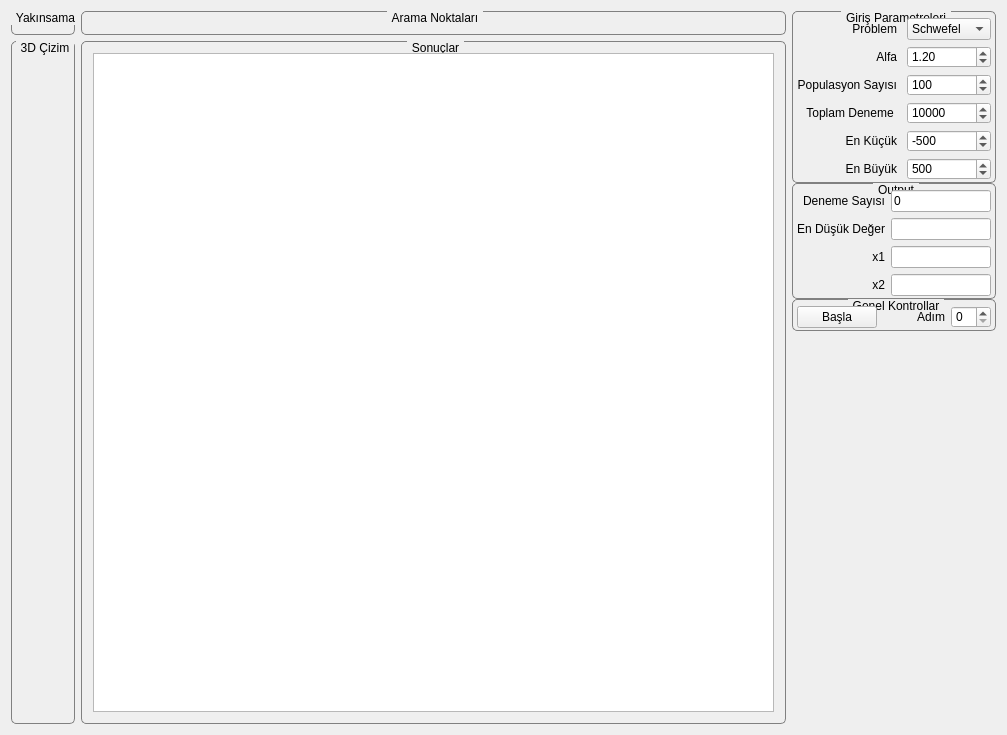
<?xml version="1.0" encoding="UTF-8"?>
<ui version="4.0">
 <class>MainWindow</class>
 <widget class="QMainWindow" name="MainWindow">
  <property name="geometry">
   <rect>
    <x>0</x>
    <y>0</y>
    <width>1007</width>
    <height>735</height>
   </rect>
  </property>
  <property name="windowTitle">
   <string>Genetik Algoritma</string>
  </property>
  <widget class="QWidget" name="centralWidget">
   <layout class="QHBoxLayout" name="horizontalLayout">
    <item>
     <layout class="QGridLayout" name="gridLayout_5">
      <item row="0" column="0">
       <widget class="QGroupBox" name="groupBox_convergence">
        <property name="styleSheet">
         <string> QGroupBox {
     background-color: qlineargradient(x1: 0, y1: 0, x2: 0, y2: 1,
                                       stop: 0 #EEEEEE, stop: 1 #AAAAAA);
     border: 1px solid gray;
     border-radius: 5px;
     margin-top: 1ex; /* leave space at the top for the title */
 }

 QGroupBox::title {
     subcontrol-origin: margin;
     subcontrol-position: top center; /* position at the top center */
  padding: 0 3px;
 }</string>
        </property>
        <property name="title">
         <string>Yakınsama</string>
        </property>
        <layout class="QVBoxLayout" name="verticalLayout_5">
         <item>
          <widget class="QwtPlot" name="qwtPlot"/>
         </item>
        </layout>
       </widget>
      </item>
      <item row="1" column="0">
       <widget class="QGroupBox" name="groupBox_5">
        <property name="styleSheet">
         <string> QGroupBox {
     background-color: qlineargradient(x1: 0, y1: 0, x2: 0, y2: 1,
                                       stop: 0 #EEEEEE, stop: 1 #E0AA00);
     border: 1px solid gray;
     border-radius: 5px;
     margin-top: 1ex; /* leave space at the top for the title */
 }

 QGroupBox::title {
     subcontrol-origin: margin;
     subcontrol-position: top center; /* position at the top center */
  padding: 0 3px;
 }</string>
        </property>
        <property name="title">
         <string>3D Çizim</string>
        </property>
        <layout class="QVBoxLayout" name="verticalLayout_8">
         <item>
          <layout class="QVBoxLayout" name="verticalLayout_plot3d"/>
         </item>
        </layout>
       </widget>
      </item>
      <item row="0" column="1">
       <widget class="QGroupBox" name="groupBox_6">
        <property name="styleSheet">
         <string> QGroupBox {
     background-color: qlineargradient(x1: 0, y1: 0, x2: 0, y2: 1,
                                       stop: 0 #FFFFFF, stop: 1 #00FF00);
     border: 1px solid gray;
     border-radius: 5px;
     margin-top: 1ex; /* leave space at the top for the title */
 }

 QGroupBox::title {
     subcontrol-origin: margin;
     subcontrol-position: top center; /* position at the top center */
  padding: 0 3px;
 }</string>
        </property>
        <property name="title">
         <string>Arama Noktaları</string>
        </property>
        <layout class="QVBoxLayout" name="verticalLayout_6">
         <item>
          <widget class="QwtPlot" name="qwtPlot_search"/>
         </item>
        </layout>
       </widget>
      </item>
      <item row="1" column="1">
       <widget class="QGroupBox" name="groupBox_7">
        <property name="styleSheet">
         <string> QGroupBox {
     background-color: qlineargradient(x1: 0, y1: 0, x2: 0, y2: 1,
                                       stop: 0 #EEEEEE, stop: 1 #AAAAE0);
     border: 1px solid gray;
     border-radius: 5px;
     margin-top: 1ex; /* leave space at the top for the title */
 }

 QGroupBox::title {
     subcontrol-origin: margin;
     subcontrol-position: top center; /* position at the top center */
  padding: 0 3px;
 }</string>
        </property>
        <property name="title">
         <string>Sonuçlar</string>
        </property>
        <layout class="QVBoxLayout" name="verticalLayout_7">
         <item>
          <widget class="QListWidget" name="listWidget_results"/>
         </item>
        </layout>
       </widget>
      </item>
     </layout>
    </item>
    <item>
     <layout class="QVBoxLayout" name="verticalLayout">
      <property name="spacing">
       <number>0</number>
      </property>
      <item>
       <layout class="QGridLayout" name="gridLayout"/>
      </item>
      <item>
       <widget class="QGroupBox" name="groupBox_2">
        <property name="sizePolicy">
         <sizepolicy hsizetype="Minimum" vsizetype="Preferred">
          <horstretch>0</horstretch>
          <verstretch>0</verstretch>
         </sizepolicy>
        </property>
        <property name="font">
         <font>
          <pointsize>9</pointsize>
          <kerning>true</kerning>
         </font>
        </property>
        <property name="styleSheet">
         <string> QGroupBox {
     background-color: qlineargradient(x1: 0, y1: 0, x2: 0, y2: 1,
                                       stop: 0 #AAE0E0, stop: 1 #FFFFFF);
     border: 1px solid gray;
     border-radius: 5px;
     margin-top: 1ex; /* leave space at the top for the title */
 }

 QGroupBox::title {
     subcontrol-origin: margin;
     subcontrol-position: top center; /* position at the top center */
  padding: 0 3px;
 }</string>
        </property>
        <property name="title">
         <string>Giriş Parametreleri</string>
        </property>
        <layout class="QVBoxLayout" name="verticalLayout_3">
         <property name="spacing">
          <number>3</number>
         </property>
         <property name="leftMargin">
          <number>4</number>
         </property>
         <property name="topMargin">
          <number>6</number>
         </property>
         <property name="rightMargin">
          <number>4</number>
         </property>
         <property name="bottomMargin">
          <number>2</number>
         </property>
         <item>
          <layout class="QGridLayout" name="gridLayout_3">
           <property name="horizontalSpacing">
            <number>10</number>
           </property>
           <item row="3" column="0">
            <widget class="QLabel" name="label_8">
             <property name="sizePolicy">
              <sizepolicy hsizetype="Minimum" vsizetype="Preferred">
               <horstretch>0</horstretch>
               <verstretch>0</verstretch>
              </sizepolicy>
             </property>
             <property name="font">
              <font>
               <pointsize>9</pointsize>
              </font>
             </property>
             <property name="text">
              <string>Toplam Deneme </string>
             </property>
             <property name="alignment">
              <set>Qt::AlignRight|Qt::AlignTrailing|Qt::AlignVCenter</set>
             </property>
            </widget>
           </item>
           <item row="3" column="1">
            <widget class="QSpinBox" name="spinBox_niter">
             <property name="font">
              <font>
               <pointsize>9</pointsize>
              </font>
             </property>
             <property name="minimum">
              <number>1000</number>
             </property>
             <property name="maximum">
              <number>20000</number>
             </property>
             <property name="singleStep">
              <number>1000</number>
             </property>
             <property name="value">
              <number>10000</number>
             </property>
            </widget>
           </item>
           <item row="2" column="0">
            <widget class="QLabel" name="label_7">
             <property name="sizePolicy">
              <sizepolicy hsizetype="Minimum" vsizetype="Preferred">
               <horstretch>0</horstretch>
               <verstretch>0</verstretch>
              </sizepolicy>
             </property>
             <property name="font">
              <font>
               <pointsize>9</pointsize>
              </font>
             </property>
             <property name="text">
              <string>Populasyon Sayısı</string>
             </property>
             <property name="alignment">
              <set>Qt::AlignRight|Qt::AlignTrailing|Qt::AlignVCenter</set>
             </property>
            </widget>
           </item>
           <item row="2" column="1">
            <widget class="QSpinBox" name="spinBox_npopul">
             <property name="font">
              <font>
               <pointsize>9</pointsize>
              </font>
             </property>
             <property name="minimum">
              <number>10</number>
             </property>
             <property name="maximum">
              <number>300</number>
             </property>
             <property name="singleStep">
              <number>20</number>
             </property>
             <property name="value">
              <number>100</number>
             </property>
            </widget>
           </item>
           <item row="1" column="0">
            <widget class="QLabel" name="label_6">
             <property name="sizePolicy">
              <sizepolicy hsizetype="Minimum" vsizetype="Preferred">
               <horstretch>0</horstretch>
               <verstretch>0</verstretch>
              </sizepolicy>
             </property>
             <property name="font">
              <font>
               <pointsize>9</pointsize>
              </font>
             </property>
             <property name="text">
              <string>Alfa</string>
             </property>
             <property name="alignment">
              <set>Qt::AlignRight|Qt::AlignTrailing|Qt::AlignVCenter</set>
             </property>
            </widget>
           </item>
           <item row="1" column="1">
            <widget class="QDoubleSpinBox" name="doubleSpinBox_alfa">
             <property name="font">
              <font>
               <pointsize>9</pointsize>
              </font>
             </property>
             <property name="decimals">
              <number>2</number>
             </property>
             <property name="minimum">
              <double>0.100000000000000</double>
             </property>
             <property name="maximum">
              <double>3.000000000000000</double>
             </property>
             <property name="singleStep">
              <double>0.100000000000000</double>
             </property>
             <property name="value">
              <double>1.200000000000000</double>
             </property>
            </widget>
           </item>
           <item row="0" column="0">
            <widget class="QLabel" name="label_5">
             <property name="sizePolicy">
              <sizepolicy hsizetype="Minimum" vsizetype="Preferred">
               <horstretch>0</horstretch>
               <verstretch>0</verstretch>
              </sizepolicy>
             </property>
             <property name="font">
              <font>
               <pointsize>9</pointsize>
              </font>
             </property>
             <property name="text">
              <string>Problem</string>
             </property>
             <property name="alignment">
              <set>Qt::AlignRight|Qt::AlignTrailing|Qt::AlignVCenter</set>
             </property>
            </widget>
           </item>
           <item row="0" column="1">
            <widget class="QComboBox" name="comboBox">
             <property name="sizePolicy">
              <sizepolicy hsizetype="Minimum" vsizetype="Fixed">
               <horstretch>0</horstretch>
               <verstretch>0</verstretch>
              </sizepolicy>
             </property>
             <property name="maximumSize">
              <size>
               <width>100</width>
               <height>16777215</height>
              </size>
             </property>
             <property name="font">
              <font>
               <pointsize>9</pointsize>
              </font>
             </property>
             <item>
              <property name="text">
               <string>Schwefel</string>
              </property>
             </item>
             <item>
              <property name="text">
               <string>Rastrigin</string>
              </property>
             </item>
             <item>
              <property name="text">
               <string>De Jong</string>
              </property>
             </item>
             <item>
              <property name="text">
               <string>Griewank</string>
              </property>
             </item>
            </widget>
           </item>
           <item row="4" column="0">
            <widget class="QLabel" name="label_9">
             <property name="text">
              <string>En Küçük</string>
             </property>
             <property name="alignment">
              <set>Qt::AlignRight|Qt::AlignTrailing|Qt::AlignVCenter</set>
             </property>
            </widget>
           </item>
           <item row="5" column="0">
            <widget class="QLabel" name="label_10">
             <property name="text">
              <string>En Büyük</string>
             </property>
             <property name="alignment">
              <set>Qt::AlignRight|Qt::AlignTrailing|Qt::AlignVCenter</set>
             </property>
            </widget>
           </item>
           <item row="4" column="1">
            <widget class="QSpinBox" name="spinBox_min">
             <property name="maximumSize">
              <size>
               <width>100</width>
               <height>16777215</height>
              </size>
             </property>
             <property name="minimum">
              <number>-1000</number>
             </property>
             <property name="maximum">
              <number>1000</number>
             </property>
             <property name="singleStep">
              <number>10</number>
             </property>
             <property name="value">
              <number>-500</number>
             </property>
            </widget>
           </item>
           <item row="5" column="1">
            <widget class="QSpinBox" name="spinBox_max">
             <property name="maximumSize">
              <size>
               <width>100</width>
               <height>16777215</height>
              </size>
             </property>
             <property name="minimum">
              <number>-1000</number>
             </property>
             <property name="maximum">
              <number>1000</number>
             </property>
             <property name="singleStep">
              <number>10</number>
             </property>
             <property name="value">
              <number>500</number>
             </property>
            </widget>
           </item>
          </layout>
         </item>
        </layout>
       </widget>
      </item>
      <item>
       <widget class="QGroupBox" name="groupBox">
        <property name="font">
         <font>
          <pointsize>9</pointsize>
         </font>
        </property>
        <property name="styleSheet">
         <string> QGroupBox {
     background-color: qlineargradient(x1: 0, y1: 0, x2: 0, y2: 1,
                                       stop: 0 #EEEEEE, stop: 1 #E0AAE0);
     border: 1px solid gray;
     border-radius: 5px;
     margin-top: 1ex; /* leave space at the top for the title */
 }

 QGroupBox::title {
     subcontrol-origin: margin;
     subcontrol-position: top center; /* position at the top center */
  padding: 0 3px;
 }</string>
        </property>
        <property name="title">
         <string>Output</string>
        </property>
        <layout class="QVBoxLayout" name="verticalLayout_2">
         <property name="spacing">
          <number>1</number>
         </property>
         <property name="leftMargin">
          <number>4</number>
         </property>
         <property name="topMargin">
          <number>6</number>
         </property>
         <property name="rightMargin">
          <number>4</number>
         </property>
         <property name="bottomMargin">
          <number>2</number>
         </property>
         <item>
          <layout class="QGridLayout" name="gridLayout_2">
           <item row="3" column="1">
            <widget class="QLineEdit" name="lineEdit_x2">
             <property name="sizePolicy">
              <sizepolicy hsizetype="Minimum" vsizetype="Fixed">
               <horstretch>0</horstretch>
               <verstretch>0</verstretch>
              </sizepolicy>
             </property>
             <property name="maximumSize">
              <size>
               <width>100</width>
               <height>16777215</height>
              </size>
             </property>
             <property name="font">
              <font>
               <pointsize>9</pointsize>
              </font>
             </property>
             <property name="readOnly">
              <bool>true</bool>
             </property>
            </widget>
           </item>
           <item row="3" column="0">
            <widget class="QLabel" name="label_4">
             <property name="font">
              <font>
               <pointsize>9</pointsize>
              </font>
             </property>
             <property name="text">
              <string>x2</string>
             </property>
             <property name="alignment">
              <set>Qt::AlignRight|Qt::AlignTrailing|Qt::AlignVCenter</set>
             </property>
            </widget>
           </item>
           <item row="2" column="1">
            <widget class="QLineEdit" name="lineEdit_x1">
             <property name="sizePolicy">
              <sizepolicy hsizetype="Minimum" vsizetype="Fixed">
               <horstretch>0</horstretch>
               <verstretch>0</verstretch>
              </sizepolicy>
             </property>
             <property name="maximumSize">
              <size>
               <width>100</width>
               <height>16777215</height>
              </size>
             </property>
             <property name="font">
              <font>
               <pointsize>9</pointsize>
              </font>
             </property>
             <property name="readOnly">
              <bool>true</bool>
             </property>
            </widget>
           </item>
           <item row="2" column="0">
            <widget class="QLabel" name="label_3">
             <property name="font">
              <font>
               <pointsize>9</pointsize>
              </font>
             </property>
             <property name="text">
              <string>x1</string>
             </property>
             <property name="alignment">
              <set>Qt::AlignRight|Qt::AlignTrailing|Qt::AlignVCenter</set>
             </property>
            </widget>
           </item>
           <item row="1" column="0">
            <widget class="QLabel" name="label_2">
             <property name="font">
              <font>
               <pointsize>9</pointsize>
              </font>
             </property>
             <property name="text">
              <string>En Düşük Değer</string>
             </property>
             <property name="alignment">
              <set>Qt::AlignRight|Qt::AlignTrailing|Qt::AlignVCenter</set>
             </property>
            </widget>
           </item>
           <item row="1" column="1">
            <widget class="QLineEdit" name="lineEdit_r">
             <property name="sizePolicy">
              <sizepolicy hsizetype="Minimum" vsizetype="Fixed">
               <horstretch>0</horstretch>
               <verstretch>0</verstretch>
              </sizepolicy>
             </property>
             <property name="maximumSize">
              <size>
               <width>100</width>
               <height>16777215</height>
              </size>
             </property>
             <property name="font">
              <font>
               <pointsize>9</pointsize>
              </font>
             </property>
             <property name="readOnly">
              <bool>true</bool>
             </property>
            </widget>
           </item>
           <item row="0" column="0">
            <widget class="QLabel" name="label">
             <property name="font">
              <font>
               <pointsize>9</pointsize>
              </font>
             </property>
             <property name="text">
              <string>Deneme Sayısı</string>
             </property>
             <property name="alignment">
              <set>Qt::AlignRight|Qt::AlignTrailing|Qt::AlignVCenter</set>
             </property>
            </widget>
           </item>
           <item row="0" column="1">
            <widget class="QLineEdit" name="lineEdit_iter">
             <property name="sizePolicy">
              <sizepolicy hsizetype="Minimum" vsizetype="Fixed">
               <horstretch>0</horstretch>
               <verstretch>0</verstretch>
              </sizepolicy>
             </property>
             <property name="maximumSize">
              <size>
               <width>100</width>
               <height>16777215</height>
              </size>
             </property>
             <property name="font">
              <font>
               <pointsize>9</pointsize>
              </font>
             </property>
             <property name="text">
              <string>0</string>
             </property>
            </widget>
           </item>
          </layout>
         </item>
        </layout>
       </widget>
      </item>
      <item>
       <widget class="QGroupBox" name="groupBox_3">
        <property name="font">
         <font>
          <pointsize>9</pointsize>
         </font>
        </property>
        <property name="styleSheet">
         <string> QGroupBox {
     background-color: qlineargradient(x1: 0, y1: 0, x2: 0, y2: 1,
                                       stop: 0 #E0E0E0, stop: 1 #FFFFFF);
     border: 1px solid gray;
     border-radius: 5px;
     margin-top: 1ex; /* leave space at the top for the title */
 }

 QGroupBox::title {
     subcontrol-origin: margin;
     subcontrol-position: top center; /* position at the top center */
  padding: 0 3px;
 }</string>
        </property>
        <property name="title">
         <string>Genel Kontrollar</string>
        </property>
        <layout class="QVBoxLayout" name="verticalLayout_4">
         <property name="spacing">
          <number>0</number>
         </property>
         <property name="leftMargin">
          <number>4</number>
         </property>
         <property name="topMargin">
          <number>6</number>
         </property>
         <property name="rightMargin">
          <number>4</number>
         </property>
         <property name="bottomMargin">
          <number>2</number>
         </property>
         <item>
          <layout class="QGridLayout" name="gridLayout_4">
           <item row="0" column="0">
            <widget class="QPushButton" name="pushButton_2">
             <property name="maximumSize">
              <size>
               <width>80</width>
               <height>16777215</height>
              </size>
             </property>
             <property name="font">
              <font>
               <pointsize>9</pointsize>
              </font>
             </property>
             <property name="text">
              <string>Başla</string>
             </property>
            </widget>
           </item>
           <item row="0" column="2">
            <widget class="QSpinBox" name="spinBox_timer">
             <property name="maximumSize">
              <size>
               <width>40</width>
               <height>16777215</height>
              </size>
             </property>
             <property name="value">
              <number>0</number>
             </property>
            </widget>
           </item>
           <item row="0" column="1">
            <widget class="QLabel" name="label_11">
             <property name="maximumSize">
              <size>
               <width>80</width>
               <height>16777215</height>
              </size>
             </property>
             <property name="text">
              <string>Adım</string>
             </property>
             <property name="alignment">
              <set>Qt::AlignRight|Qt::AlignTrailing|Qt::AlignVCenter</set>
             </property>
            </widget>
           </item>
          </layout>
         </item>
        </layout>
       </widget>
      </item>
      <item>
       <spacer name="verticalSpacer">
        <property name="orientation">
         <enum>Qt::Vertical</enum>
        </property>
        <property name="sizeHint" stdset="0">
         <size>
          <width>20</width>
          <height>40</height>
         </size>
        </property>
       </spacer>
      </item>
     </layout>
    </item>
   </layout>
  </widget>
 </widget>
 <layoutdefault spacing="6" margin="11"/>
 <customwidgets>
  <customwidget>
   <class>QwtPlot</class>
   <extends>QFrame</extends>
   <header>qwt_plot.h</header>
  </customwidget>
 </customwidgets>
 <resources/>
 <connections/>
</ui>
